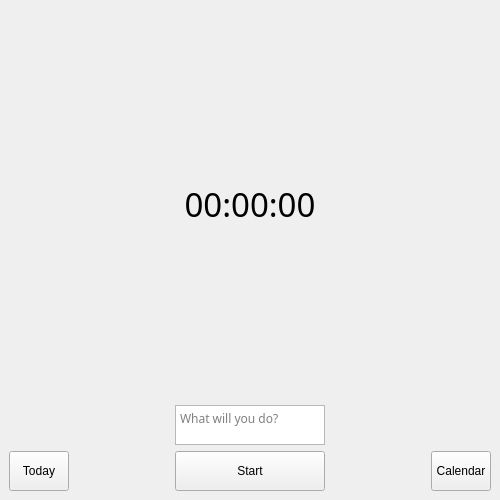
<?xml version="1.0" encoding="UTF-8"?>
<ui version="4.0">
 <class>MainWindow</class>
 <widget class="QMainWindow" name="MainWindow">
  <property name="enabled">
   <bool>true</bool>
  </property>
  <property name="geometry">
   <rect>
    <x>0</x>
    <y>0</y>
    <width>500</width>
    <height>500</height>
   </rect>
  </property>
  <property name="minimumSize">
   <size>
    <width>500</width>
    <height>500</height>
   </size>
  </property>
  <property name="windowTitle">
   <string>ComicTracker</string>
  </property>
  <widget class="QWidget" name="centralwidget">
   <layout class="QGridLayout" name="gridLayout">
    <item row="2" column="0">
     <widget class="QPushButton" name="todayButton">
      <property name="maximumSize">
       <size>
        <width>60</width>
        <height>100</height>
       </size>
      </property>
      <property name="text">
       <string>Today</string>
      </property>
     </widget>
    </item>
    <item row="0" column="0" colspan="5">
     <widget class="QLabel" name="clock">
      <property name="font">
       <font>
        <family>Lucida Sans</family>
        <pointsize>25</pointsize>
        <weight>50</weight>
        <italic>false</italic>
        <bold>false</bold>
        <underline>false</underline>
        <strikeout>false</strikeout>
        <stylestrategy>PreferDefault</stylestrategy>
        <kerning>true</kerning>
       </font>
      </property>
      <property name="layoutDirection">
       <enum>Qt::LeftToRight</enum>
      </property>
      <property name="text">
       <string>00:00:00</string>
      </property>
      <property name="textFormat">
       <enum>Qt::AutoText</enum>
      </property>
      <property name="alignment">
       <set>Qt::AlignCenter</set>
      </property>
     </widget>
    </item>
    <item row="1" column="2">
     <widget class="QTextEdit" name="whatWillYouDo">
      <property name="maximumSize">
       <size>
        <width>150</width>
        <height>40</height>
       </size>
      </property>
      <property name="font">
       <font>
        <family>MS Reference Sans Serif</family>
       </font>
      </property>
      <property name="html">
       <string>&lt;!DOCTYPE HTML PUBLIC &quot;-//W3C//DTD HTML 4.0//EN&quot; &quot;http://www.w3.org/TR/REC-html40/strict.dtd&quot;&gt;
&lt;html&gt;&lt;head&gt;&lt;meta name=&quot;qrichtext&quot; content=&quot;1&quot; /&gt;&lt;style type=&quot;text/css&quot;&gt;
p, li { white-space: pre-wrap; }
&lt;/style&gt;&lt;/head&gt;&lt;body style=&quot; font-family:'MS Reference Sans Serif'; font-size:8.25pt; font-weight:400; font-style:normal;&quot;&gt;
&lt;p style=&quot;-qt-paragraph-type:empty; margin-top:0px; margin-bottom:0px; margin-left:0px; margin-right:0px; -qt-block-indent:0; text-indent:0px; font-family:'MS UI Gothic';&quot;&gt;&lt;br /&gt;&lt;/p&gt;&lt;/body&gt;&lt;/html&gt;</string>
      </property>
      <property name="placeholderText">
       <string>What will you do?</string>
      </property>
     </widget>
    </item>
    <item row="2" column="2">
     <widget class="QPushButton" name="startButton">
      <property name="minimumSize">
       <size>
        <width>150</width>
        <height>40</height>
       </size>
      </property>
      <property name="maximumSize">
       <size>
        <width>300</width>
        <height>40</height>
       </size>
      </property>
      <property name="whatsThis">
       <string notr="true"/>
      </property>
      <property name="layoutDirection">
       <enum>Qt::LeftToRight</enum>
      </property>
      <property name="autoFillBackground">
       <bool>false</bool>
      </property>
      <property name="text">
       <string>Start</string>
      </property>
      <property name="iconSize">
       <size>
        <width>16</width>
        <height>16</height>
       </size>
      </property>
      <property name="checkable">
       <bool>false</bool>
      </property>
      <property name="autoDefault">
       <bool>false</bool>
      </property>
      <property name="default">
       <bool>false</bool>
      </property>
      <property name="flat">
       <bool>false</bool>
      </property>
     </widget>
    </item>
    <item row="2" column="4">
     <widget class="QPushButton" name="calendarButton">
      <property name="maximumSize">
       <size>
        <width>60</width>
        <height>100</height>
       </size>
      </property>
      <property name="text">
       <string>Calendar</string>
      </property>
     </widget>
    </item>
   </layout>
  </widget>
 </widget>
 <resources/>
 <connections/>
</ui>
